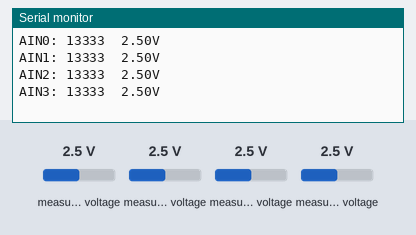
This sketch was run on a simulated ESP32. On the bench: the last lines printed to the serial monitor. The test bench sets the inputs (shaded band); at power-on: measured voltage 2.5 V.

Above: at 1.2 s.
1.3 s: measured voltage (sensor 200) set to 1.2 V
4.3 s: measured voltage (sensor 201) set to 0.1 V
At 5.4 s:
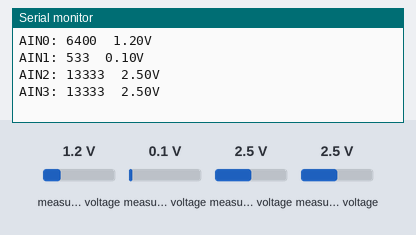
5.8 s: measured voltage (sensor 202) set to 0.1 V
At 6.9 s:
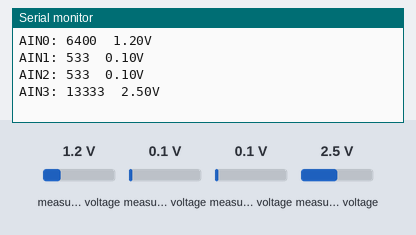
7.3 s: measured voltage (sensor 200) set to 2.5 V
10.3 s: measured voltage (sensor 203) set to 1.2 V
At 11.4 s:
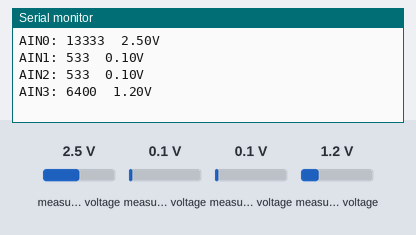
13.3 s: measured voltage (sensor 201) set to 1.2 V
At 14.1 s:
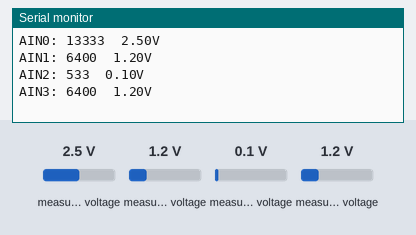
Timing chart, 0 to 15.8 s (numbered marks = the images above; inputs shaded):
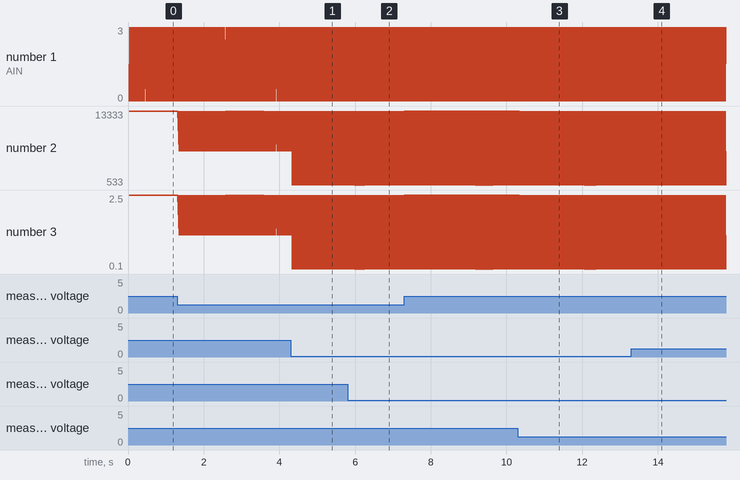

Measured:
- after the input at 4.3 s, the serial monitor: prints a new line at once (image 1)
- after the input at 5.8 s, the serial monitor: prints a new line at once (image 2)
- after the input at 10.3 s, the serial monitor: prints a new line at once (image 3)
- after the input at 13.3 s, the serial monitor: prints a new line at once (image 4)
- plotted number 2: 13333 → 6400 after the input at 10.3 s
- plotted number 3: 2.5 → 1.2 after the input at 10.3 s

The sketch:

esp32_ads1115_test_1.ino
```cpp
#include <Adafruit_ADS1X15.h>
Adafruit_ADS1115 ads;

void setup(void)
{
  Serial.begin(115200);

  Serial.println("Getting single-ended readings from AIN0..3");
  Serial.println("ADC Range: +/- 6.144V (1 bit = 3mV/ADS1015, 0.1875mV/ADS1115)");

  if (!ads.begin())
  {
    Serial.println("Failed to initialize ADS.");
    while (1);
  }
}

void loop(void)
{
  int16_t adc0, adc1, adc2, adc3;
  float volts0, volts1, volts2, volts3;

  adc0 = ads.readADC_SingleEnded(0);
  adc1 = ads.readADC_SingleEnded(1);
  adc2 = ads.readADC_SingleEnded(2);
  adc3 = ads.readADC_SingleEnded(3);

  volts0 = ads.computeVolts(adc0);
  volts1 = ads.computeVolts(adc1);
  volts2 = ads.computeVolts(adc2);
  volts3 = ads.computeVolts(adc3);

  Serial.println("-----------------------------------------------------------");
  Serial.print("AIN0: "); Serial.print(adc0); Serial.print("  "); Serial.print(volts0); Serial.println("V");
  Serial.print("AIN1: "); Serial.print(adc1); Serial.print("  "); Serial.print(volts1); Serial.println("V");
  Serial.print("AIN2: "); Serial.print(adc2); Serial.print("  "); Serial.print(volts2); Serial.println("V");
  Serial.print("AIN3: "); Serial.print(adc3); Serial.print("  "); Serial.print(volts3); Serial.println("V");
}
```
